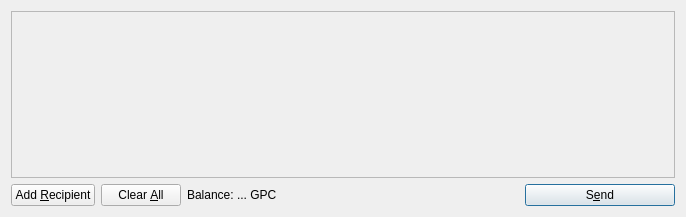
<?xml version="1.0" encoding="UTF-8"?>
<ui version="4.0">
 <class>SendCoinsDialog</class>
 <widget class="QDialog" name="SendCoinsDialog">
  <property name="geometry">
   <rect>
    <x>0</x>
    <y>0</y>
    <width>686</width>
    <height>217</height>
   </rect>
  </property>
  <property name="windowTitle">
   <string>Send Coins</string>
  </property>
  <layout class="QVBoxLayout" name="verticalLayout">
   <item>
    <widget class="QScrollArea" name="scrollArea">
     <property name="widgetResizable">
      <bool>true</bool>
     </property>
     <widget class="QWidget" name="scrollAreaWidgetContents">
      <property name="geometry">
       <rect>
        <x>0</x>
        <y>0</y>
        <width>666</width>
        <height>165</height>
       </rect>
      </property>
      <layout class="QVBoxLayout" name="verticalLayout_2">
       <property name="margin">
        <number>0</number>
       </property>
       <item>
        <layout class="QVBoxLayout" name="entries">
         <property name="spacing">
          <number>6</number>
         </property>
        </layout>
       </item>
       <item>
        <spacer name="verticalSpacer">
         <property name="orientation">
          <enum>Qt::Vertical</enum>
         </property>
         <property name="sizeHint" stdset="0">
          <size>
           <width>20</width>
           <height>40</height>
          </size>
         </property>
        </spacer>
       </item>
      </layout>
     </widget>
    </widget>
   </item>
   <item>
    <layout class="QHBoxLayout" name="horizontalLayout">
     <item>
      <widget class="QPushButton" name="addButton">
       <property name="toolTip">
        <string>Send to multiple recipients at once</string>
       </property>
       <property name="text">
        <string>Add &amp;Recipient</string>
       </property>
       <property name="icon">
        <iconset resource="../bitcoin.qrc">
         <normaloff>:/icons/add</normaloff>:/icons/add</iconset>
       </property>
       <property name="autoDefault">
        <bool>false</bool>
       </property>
      </widget>
     </item>
     <item>
      <widget class="QPushButton" name="clearButton">
       <property name="sizePolicy">
        <sizepolicy hsizetype="Minimum" vsizetype="Fixed">
         <horstretch>0</horstretch>
         <verstretch>0</verstretch>
        </sizepolicy>
       </property>
       <property name="toolTip">
        <string>Remove all transaction fields</string>
       </property>
       <property name="text">
        <string>Clear &amp;All</string>
       </property>
       <property name="icon">
        <iconset resource="../bitcoin.qrc">
         <normaloff>:/icons/remove</normaloff>:/icons/remove</iconset>
       </property>
       <property name="autoRepeatDelay">
        <number>300</number>
       </property>
       <property name="autoDefault">
        <bool>false</bool>
       </property>
      </widget>
     </item>
     <item>
      <layout class="QHBoxLayout" name="horizontalLayout_2">
       <property name="spacing">
        <number>3</number>
       </property>
       <item>
        <widget class="QLabel" name="label">
         <property name="text">
          <string>Balance:</string>
         </property>
        </widget>
       </item>
       <item>
        <widget class="QLabel" name="labelBalance">
         <property name="cursor">
          <cursorShape>IBeamCursor</cursorShape>
         </property>
         <property name="text">
          <string>... GPC</string>
         </property>
         <property name="textInteractionFlags">
          <set>Qt::LinksAccessibleByMouse|Qt::TextSelectableByKeyboard|Qt::TextSelectableByMouse</set>
         </property>
        </widget>
       </item>
      </layout>
     </item>
     <item>
      <spacer name="horizontalSpacer">
       <property name="orientation">
        <enum>Qt::Horizontal</enum>
       </property>
       <property name="sizeHint" stdset="0">
        <size>
         <width>40</width>
         <height>20</height>
        </size>
       </property>
      </spacer>
     </item>
     <item>
      <widget class="QPushButton" name="sendButton">
       <property name="minimumSize">
        <size>
         <width>150</width>
         <height>0</height>
        </size>
       </property>
       <property name="toolTip">
        <string>Confirm the send action</string>
       </property>
       <property name="text">
        <string>S&amp;end</string>
       </property>
       <property name="icon">
        <iconset resource="../bitcoin.qrc">
         <normaloff>:/icons/send</normaloff>:/icons/send</iconset>
       </property>
       <property name="default">
        <bool>true</bool>
       </property>
      </widget>
     </item>
    </layout>
   </item>
  </layout>
 </widget>
 <resources>
  <include location="../bitcoin.qrc"/>
 </resources>
 <connections/>
</ui>
